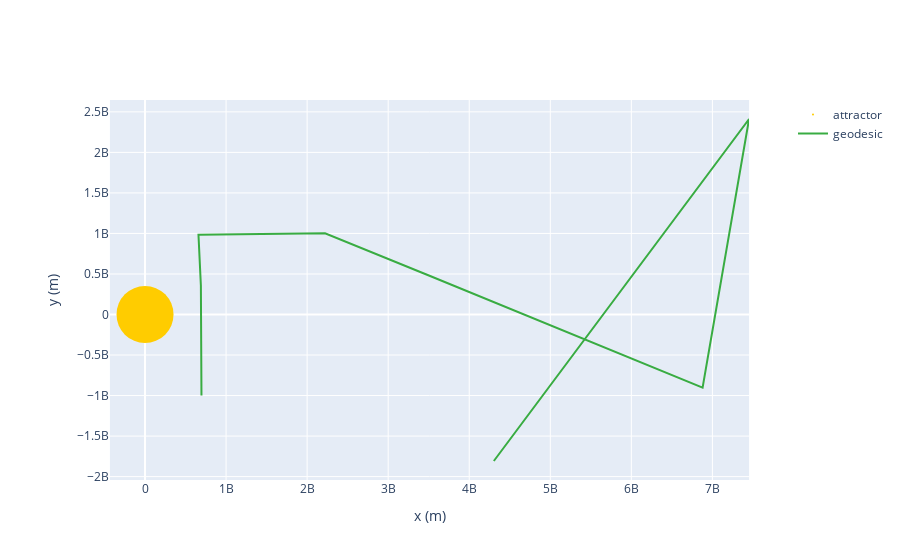

The cell this chart's notebook holds for it:
### Code cell
obj = GeodesicPlotter()
obj.plot(geodesic)
obj.show()

### Figure 1 — Plotly figure (JSON) as saved in the notebook; plotly's stock layout.template omitted (floating-point values rounded to 4 significant figures)
{"data": [{"marker": {"color": "#ffcc00", "size": 0}, "mode": "markers", "name": "attractor", "type": "scatter", "x": [0], "y": [0]}, {"marker": {"color": "#39ac42", "line": {"width": 2}, "size": 5}, "mode": "lines", "name": "geodesic", "type": "scatter", "x": [696300000.0, 695500000.0, 689100000.0, 659400000.0, 2221000000.0, 3479000000.0, 4738000000.0, 6879000000.0, 7452000000.0, 5878000000.0, 4303000000.0], "y": [-1000000000.0, -280500000.0, 358100000.0, 984700000.0, 1003000000.0, 489800000.0, -23510000.0, -902300000.0, 2412000000.0, 302100000.0, -1807000000.0]}], "layout": {"autosize": true, "shapes": [{"fillcolor": "#ffcc00", "line": {"width": 0}, "type": "circle", "x0": -351600000.0, "x1": 351600000.0, "xref": "x", "y0": -351600000.0, "y1": 351600000.0, "yref": "y"}], "xaxis": {"constrain": "domain", "title": {"text": "x (m)"}}, "yaxis": {"scaleanchor": "x", "title": {"text": "y (m)"}}}}
